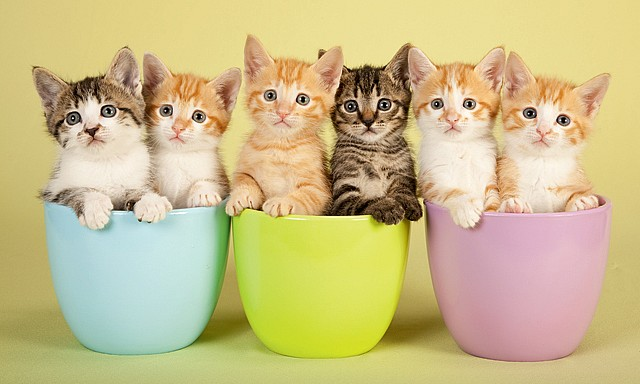
#> input picture tutorials/images/kittens.jpg, 640 x 384 px
$ python 17-2_template_matching.py
#> lines starting #> are read from the running program, lines starting #| are printed output that depends on the picture; after the words box and inside, x2 and y2 are one past the last pixel; in counts of white or black regions, pixels touching at a corner belong together
import cv2
import numpy as np
from matplotlib import pyplot as plt

I = cv2.imread('images/kittens.jpg',0)
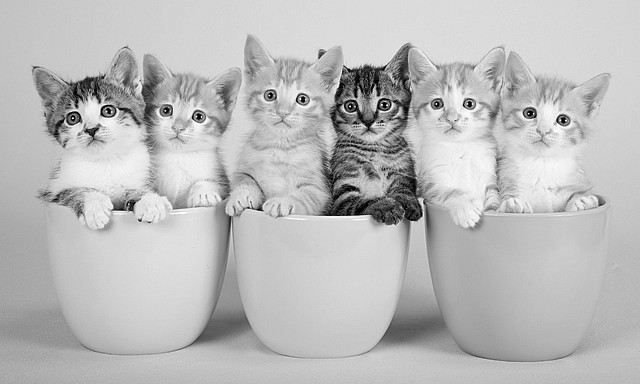
#> I: shape (384, 640); min 0, max 255, mean 186.9
template = cv2.imread('images/cface.jpg',0)
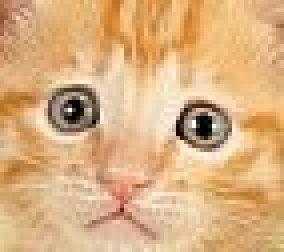
#> input picture tutorials/images/cface.jpg, 71 x 63 px (shown 4 times larger)
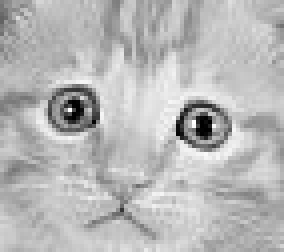
#> template: shape (63, 71) (shown 4 times larger); min 0, max 255, mean 183.7
width, height = template.shape
#> width = 63; height = 71

method = cv2.TM_CCOEFF_NORMED
#method = cv2.TM_CCORR_NORMED

# Apply template Matching
Iscores = cv2.matchTemplate(I, template, method)
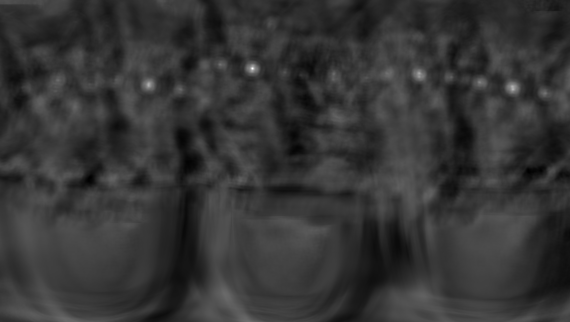
#> Iscores: shape (322, 570) float32; min -0.259, max 0.991, mean 0.00485; drawn with min black and max white
# Extract the location
min_val, max_val, min_loc, max_loc = cv2.minMaxLoc(Iscores)
#> min_val = -0.259; max_val = 0.991; min_loc = (89, 178); max_loc = (252, 68)
top_left = max_loc
#> top_left = (252, 68)
bottom_right = (top_left[0]+width, top_left[1]+height)
#> bottom_right = (315, 139)

# Draw a rectangle on the part of the image that matches
cv2.rectangle(I, top_left, bottom_right, 255, 2)
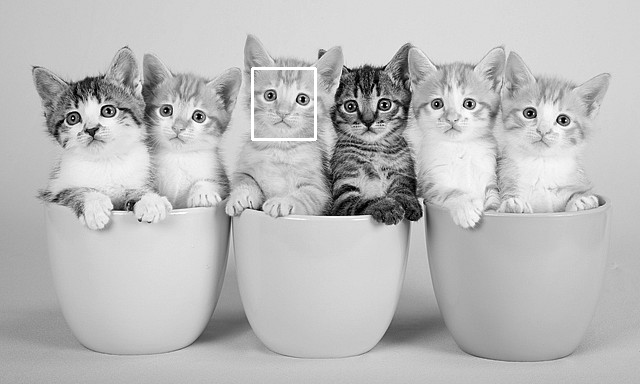
#> I: shape (384, 640); 0.33% of pixels changed, all inside (x1, y1, x2, y2) = (251, 67, 317, 141)

plt.subplot(121), plt.imshow(Iscores, cmap = 'gray')
plt.title('Matching Result'), plt.xticks([]), plt.yticks([])
plt.subplot(122), plt.imshow(I, cmap = 'gray')
plt.title('Detected Object'), plt.xticks([]), plt.yticks([])
plt.show()

# Detect multiple matchings
I = cv2.imread('images/kittens.jpg',0)
threshold = 0.55
location = np.where(Iscores >= threshold)
#> location = 21 positions, rows 67 to 89, columns 148 to 513
for pt in zip(*location[::-1]):
    cv2.rectangle(I, pt, (pt[0]+width, pt[1]+height), (0,0,255), 2)
#> this loop made 21 passes
#> pt on passes 1 to 12: (251, 67), (252, 67), (253, 67), (251, 68), (252, 68), (253, 68), (251, 69), (252, 69), (253, 69), (148, 83), (148, 84), (148, 85)
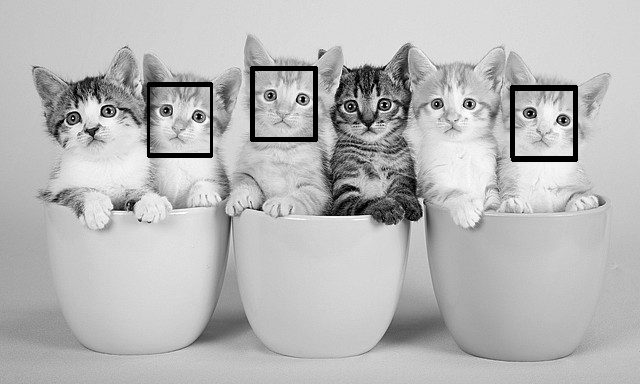
#> I: shape (384, 640); 1.56% of pixels changed, all inside (x1, y1, x2, y2) = (147, 66, 578, 162)
cv2.imshow('result', I)
cv2.waitKey(0)
